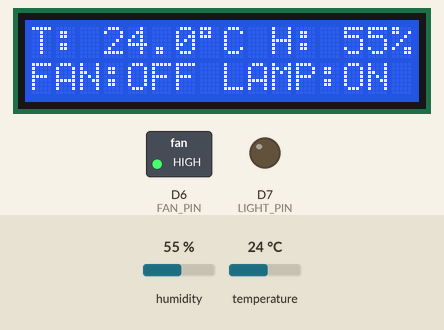
Simulated run of this sketch. Board: ESP8266 (NodeMCU). Shown: 16×2 character LCD, switched loads named in the sketch (green lamp = pin HIGH), output pins drawn as LEDs (lit = HIGH). The inputs (shaded band) are chosen by the test bench; at power-on: temperature 24 °C, humidity 55 %. WiFi joins after 1.5 s; servers stay silent unless stated; network time is answered at once with the bench clock; the local clock reads 2024-03-15 10:24:30 at power-on unless the sketch sets it; the Firebase database answers and starts empty; what the sketch prints to the serial monitor is not drawn.

Above: at 3.3 s.
3.4 s: temperature set to 39 °C
At 9.19 s:
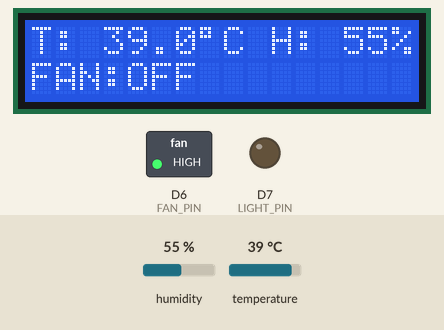
10.9 s: temperature set to 42 °C
At 16.4 s:
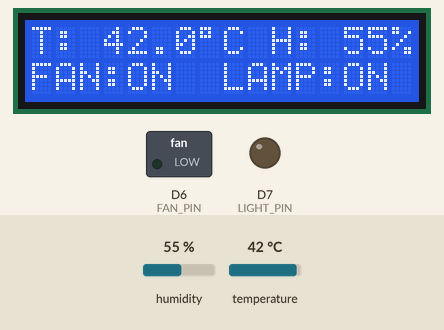
23.2 s: humidity set to 22 %
At 27.99 s:
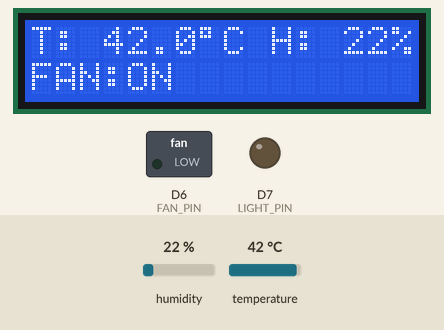
30.2 s: humidity set to 40 %
At 35.2 s:
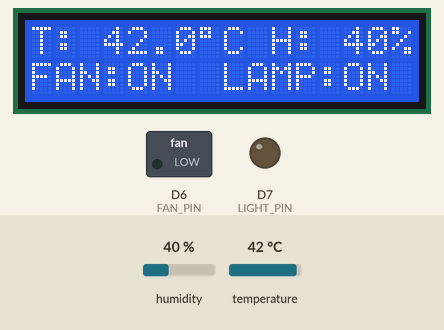
Timing chart, 0 to 36.7 s (numbered marks = the images above; inputs shaded):
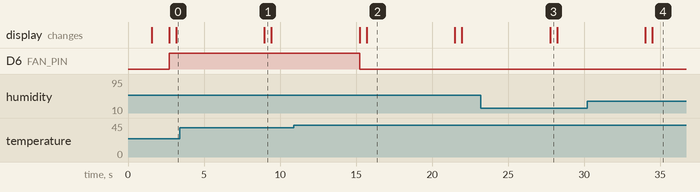

The sketch:

FIXXXXXX.ino
```cpp
#include <ESP8266WiFi.h>
#include <FirebaseESP8266.h>
#include <DHT.h>
#include <Wire.h>
#include <LiquidCrystal_I2C.h>
#include <NTPClient.h>
#include <WiFiUdp.h>

#define FIREBASE_HOST "iotbackend-696ca-default-rtdb.firebaseio.com"
#define FIREBASE_AUTH "WE7YUKBpSMo07nUT8ZWYS9Tp5Gegx7mrI873WZw2"
#define WIFI_SSID "test"
#define WIFI_PASSWORD "sepedapancal"

#define DHTPIN D5  // Pin where the DHT11 sensor is connected
#define DHTTYPE DHT11  // DHT sensor type
#define FAN_PIN D6  // Pin for relay 1
#define LIGHT_PIN D7  // Pin for relay 2

LiquidCrystal_I2C lcd(0x27, 16, 2);

DHT dht(DHTPIN, DHTTYPE);
FirebaseData firebaseData;

bool fanState = false;   // Initial state for the fan relay
bool lightState = false; // Initial state for the light relay

WiFiUDP ntpUDP;
NTPClient timeClient(ntpUDP, "pool.ntp.org");

void setup() {
  Serial.begin(115200);

  WiFi.begin(WIFI_SSID, WIFI_PASSWORD);
  while (WiFi.status() != WL_CONNECTED) {
    delay(500);
    Serial.print(".");
  }
  Serial.println();
  Serial.print("Connected to WiFi, IP address: ");
  Serial.println(WiFi.localIP());

  Firebase.begin(FIREBASE_HOST, FIREBASE_AUTH);
  dht.begin();

  lcd.init();
  lcd.backlight();
  lcd.setBacklight(HIGH);

  pinMode(FAN_PIN, OUTPUT);
  pinMode(LIGHT_PIN, OUTPUT);

  // Initialize relay states based on Firebase values on startup
  Firebase.getBool(firebaseData, "/FanStates/switch");
  if (firebaseData.dataType() == "boolean") {
    fanState = firebaseData.boolData();
    digitalWrite(FAN_PIN, fanState ? HIGH : LOW);
  }

  Firebase.getBool(firebaseData, "/LightStates/switch");
  if (firebaseData.dataType() == "boolean") {
    lightState = firebaseData.boolData();
    digitalWrite(LIGHT_PIN, lightState ? HIGH : LOW);
  }

  // Initialize the time client
  timeClient.begin();
  timeClient.setTimeOffset(25200); // Set the time offset in seconds (if necessary)

  // Fetch and update the time from the NTP server
  while (!timeClient.update()) {
    timeClient.forceUpdate();
  }
}

void recordTimestamp(const String& path, float temperature, float humidity) {
  timeClient.update();
  String timestamp = timeClient.getFormattedTime();

  Firebase.setString(firebaseData, path + "/Timestamp/" + timestamp + "/Temperature", String(temperature));
  Firebase.setString(firebaseData, path + "/Timestamp/" + timestamp + "/Humidity", String(humidity));
  Firebase.setString(firebaseData, path + "/Timestamp/" + timestamp + "/Time", timestamp);
}

void loop() {
  // Read sensor values and update Firebase
  float humidity = dht.readHumidity();
  float temperature = dht.readTemperature();

  if (isnan(humidity) || isnan(temperature)) {
    Serial.println("Failed to read from DHT sensor!");
      lcd.clear();
  lcd.setCursor(0, 0);
  lcd.print("dht fail");
    return;
  }

  String path = "/Data";
  Firebase.setFloat(firebaseData, path + "/Humidity:", humidity);
  Firebase.setFloat(firebaseData, path + "/Temperature:", temperature);
  recordTimestamp(path, temperature, humidity);

  lcd.clear();
  lcd.setCursor(0, 0);
  lcd.print("T:");
  lcd.setCursor(3, 0);
  lcd.print(temperature);
  lcd.setCursor(7, 0);
  lcd.print((char)223);
  lcd.print(" ");
  lcd.setCursor(8, 0);
  lcd.print("C");
  lcd.setCursor(10, 0);
  lcd.print("H:");
  lcd.setCursor(13, 0);
  lcd.print(humidity);
  lcd.setCursor(15, 0);
  lcd.print("%");

  Serial.print("Temperature: ");
  Serial.print(temperature);
  Serial.print("°C ");
  Serial.println();
  Serial.print("Humidity: ");
  Serial.print(humidity);
  Serial.print("%");
  Serial.println();

  lcd.setCursor(0, 1);
  lcd.print("FAN:");
  lcd.setCursor(4, 1);
  if (temperature > 40) {
    digitalWrite(FAN_PIN, LOW);
    lcd.print("ON");
  }
  else {
    digitalWrite(FAN_PIN, HIGH);
    lcd.print("OFF");
  }
  recordTimestamp("/Data", temperature, humidity);

  lcd.setCursor(8, 1);
  lcd.print("LAMP:");
  lcd.setCursor(13, 1);
  if (temperature > 45) {
    if (!lightState) {
      digitalWrite(LIGHT_PIN, HIGH);
      lightState = true;
      //delay(20000); // Delay for 20 seconds (lamp off)
    }
    lcd.print("OFF");
  }
  else {
    digitalWrite(LIGHT_PIN, LOW);
    lightState = false;
    lcd.print("ON");
  }

  delay(5000); // Wait for 3 seconds before sending the next reading
}
```

Measured:
- the behaviour switches between 40 and 41 °C on temperature (found by bisection; images 1 and 2)
- after the input at 3.4 s, the display: changes after 5.6 s (image 1)
- after the input at 10.9 s, D6 (FAN_PIN): HIGH → LOW after 4.3 s; the display: first changes after 4.3 s (image 2 shows a later state)
- after the input at 23.2 s, the display: changes after 4.6 s (image 3)
- after the input at 30.2 s, the display: first changes after 3.8 s (image 4 shows a later state)
- what the display in image 1 shows lasts 0.4 s, from 9.0 s to 9.4 s
- what the display in image 2 shows lasts 5.8 s, from 15.7 s to 21.5 s
